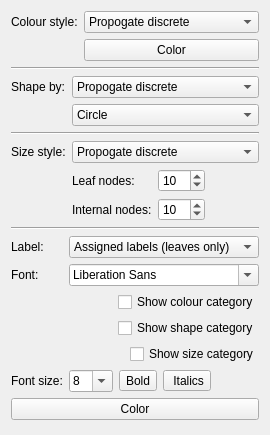
           <widget class="QWidget" name="pageNodeProp_2">
            <property name="geometry">
             <rect>
              <x>0</x>
              <y>0</y>
              <width>238</width>
              <height>435</height>
             </rect>
            </property>
            <attribute name="icon">
             <iconset resource="gui.qrc">
              <normaloff>:/icons/icons/bullet_black.png</normaloff>:/icons/icons/bullet_black.png</iconset>
            </attribute>
            <attribute name="label">
             <string>Node properties</string>
            </attribute>
            <attribute name="toolTip">
             <string>Set visual properties of nodes</string>
            </attribute>
            <layout class="QVBoxLayout" name="verticalLayout_20">
             <item>
              <layout class="QFormLayout" name="formLayout_17">
               <property name="fieldGrowthPolicy">
                <enum>QFormLayout::AllNonFixedFieldsGrow</enum>
               </property>
               <item row="0" column="0">
                <widget class="QLabel" name="label_45">
                 <property name="text">
                  <string>Colour style:</string>
                 </property>
                </widget>
               </item>
               <item row="0" column="1">
                <widget class="QComboBox" name="cboClusterTreeNodeColorStyle">
                 <property name="sizePolicy">
                  <sizepolicy hsizetype="Expanding" vsizetype="Fixed">
                   <horstretch>0</horstretch>
                   <verstretch>0</verstretch>
                  </sizepolicy>
                 </property>
                 <property name="currentIndex">
                  <number>2</number>
                 </property>
                 <item>
                  <property name="text">
                   <string>Single colour</string>
                  </property>
                 </item>
                 <item>
                  <property name="text">
                   <string>Propogate continuous</string>
                  </property>
                 </item>
                 <item>
                  <property name="text">
                   <string>Propogate discrete</string>
                  </property>
                 </item>
                 <item>
                  <property name="text">
                   <string>Propogate weighted</string>
                  </property>
                 </item>
                </widget>
               </item>
               <item row="1" column="1">
                <widget class="QtColorPicker" name="btnClusterTreeNodeColor">
                 <property name="text">
                  <string>Color</string>
                 </property>
                </widget>
               </item>
              </layout>
             </item>
             <item>
              <widget class="Line" name="line_17">
               <property name="orientation">
                <enum>Qt::Horizontal</enum>
               </property>
              </widget>
             </item>
             <item>
              <layout class="QFormLayout" name="formLayout_18">
               <item row="0" column="0">
                <widget class="QLabel" name="label_46">
                 <property name="text">
                  <string>Shape by:</string>
                 </property>
                </widget>
               </item>
               <item row="0" column="1">
                <widget class="QComboBox" name="cboClusterTreeNodeShapeStyle">
                 <property name="sizePolicy">
                  <sizepolicy hsizetype="Expanding" vsizetype="Fixed">
                   <horstretch>0</horstretch>
                   <verstretch>0</verstretch>
                  </sizepolicy>
                 </property>
                 <property name="currentIndex">
                  <number>0</number>
                 </property>
                 <item>
                  <property name="text">
                   <string>Propogate discrete</string>
                  </property>
                 </item>
                 <item>
                  <property name="text">
                   <string>Single shape</string>
                  </property>
                 </item>
                </widget>
               </item>
               <item row="1" column="1">
                <widget class="QComboBox" name="cboClusterTreeNodeShape">
                 <item>
                  <property name="text">
                   <string>Circle</string>
                  </property>
                 </item>
                 <item>
                  <property name="text">
                   <string>Square</string>
                  </property>
                 </item>
                 <item>
                  <property name="text">
                   <string>Triangle (up)</string>
                  </property>
                 </item>
                 <item>
                  <property name="text">
                   <string>Star (style 1)</string>
                  </property>
                 </item>
                 <item>
                  <property name="text">
                   <string>Star (style 2)</string>
                  </property>
                 </item>
                 <item>
                  <property name="text">
                   <string>Diamond</string>
                  </property>
                 </item>
                 <item>
                  <property name="text">
                   <string>Hexagon</string>
                  </property>
                 </item>
                 <item>
                  <property name="text">
                   <string>Cross</string>
                  </property>
                 </item>
                 <item>
                  <property name="text">
                   <string>Triangle (down)</string>
                  </property>
                 </item>
                 <item>
                  <property name="text">
                   <string>Triangle (left)</string>
                  </property>
                 </item>
                 <item>
                  <property name="text">
                   <string>Triangle (right)</string>
                  </property>
                 </item>
                 <item>
                  <property name="text">
                   <string>Horizontal line</string>
                  </property>
                 </item>
                 <item>
                  <property name="text">
                   <string>Vertical line</string>
                  </property>
                 </item>
                 <item>
                  <property name="text">
                   <string>Diagonal cross</string>
                  </property>
                 </item>
                </widget>
               </item>
              </layout>
             </item>
             <item>
              <widget class="Line" name="line_18">
               <property name="orientation">
                <enum>Qt::Horizontal</enum>
               </property>
              </widget>
             </item>
             <item>
              <layout class="QFormLayout" name="formLayout_19">
               <item row="0" column="0">
                <widget class="QLabel" name="label_47">
                 <property name="text">
                  <string>Size style:</string>
                 </property>
                </widget>
               </item>
               <item row="0" column="1">
                <widget class="QComboBox" name="cboClusterTreeNodeSizeStyle">
                 <property name="currentIndex">
                  <number>2</number>
                 </property>
                 <item>
                  <property name="text">
                   <string>Leaves only</string>
                  </property>
                 </item>
                 <item>
                  <property name="text">
                   <string>Propogate continuous</string>
                  </property>
                 </item>
                 <item>
                  <property name="text">
                   <string>Propogate discrete</string>
                  </property>
                 </item>
                 <item>
                  <property name="text">
                   <string>Propogate weighted</string>
                  </property>
                 </item>
                 <item>
                  <property name="text">
                   <string>Single size</string>
                  </property>
                 </item>
                </widget>
               </item>
               <item row="1" column="1">
                <layout class="QGridLayout" name="gridLayout_3">
                 <item row="0" column="0">
                  <widget class="QLabel" name="label_48">
                   <property name="text">
                    <string>Leaf nodes:</string>
                   </property>
                  </widget>
                 </item>
                 <item row="0" column="1">
                  <widget class="QSpinBox" name="spinClusterTreeLeafNodeSize">
                   <property name="sizePolicy">
                    <sizepolicy hsizetype="Preferred" vsizetype="Fixed">
                     <horstretch>0</horstretch>
                     <verstretch>0</verstretch>
                    </sizepolicy>
                   </property>
                   <property name="minimum">
                    <number>0</number>
                   </property>
                   <property name="maximum">
                    <number>100</number>
                   </property>
                   <property name="singleStep">
                    <number>1</number>
                   </property>
                   <property name="value">
                    <number>10</number>
                   </property>
                  </widget>
                 </item>
                 <item row="0" column="2">
                  <spacer name="horizontalSpacer_25">
                   <property name="orientation">
                    <enum>Qt::Horizontal</enum>
                   </property>
                   <property name="sizeHint" stdset="0">
                    <size>
                     <width>40</width>
                     <height>20</height>
                    </size>
                   </property>
                  </spacer>
                 </item>
                 <item row="1" column="0">
                  <widget class="QLabel" name="label_49">
                   <property name="text">
                    <string>Internal nodes:</string>
                   </property>
                  </widget>
                 </item>
                 <item row="1" column="1">
                  <widget class="QSpinBox" name="spinClusterTreeInternalNodeSize">
                   <property name="sizePolicy">
                    <sizepolicy hsizetype="Preferred" vsizetype="Fixed">
                     <horstretch>0</horstretch>
                     <verstretch>0</verstretch>
                    </sizepolicy>
                   </property>
                   <property name="minimum">
                    <number>0</number>
                   </property>
                   <property name="maximum">
                    <number>100</number>
                   </property>
                   <property name="singleStep">
                    <number>1</number>
                   </property>
                   <property name="value">
                    <number>10</number>
                   </property>
                  </widget>
                 </item>
                 <item row="1" column="2">
                  <spacer name="horizontalSpacer_26">
                   <property name="orientation">
                    <enum>Qt::Horizontal</enum>
                   </property>
                   <property name="sizeHint" stdset="0">
                    <size>
                     <width>40</width>
                     <height>20</height>
                    </size>
                   </property>
                  </spacer>
                 </item>
                </layout>
               </item>
              </layout>
             </item>
             <item>
              <widget class="Line" name="line_19">
               <property name="orientation">
                <enum>Qt::Horizontal</enum>
               </property>
              </widget>
             </item>
             <item>
              <layout class="QFormLayout" name="formLayout_20">
               <item row="0" column="0">
                <widget class="QLabel" name="label_50">
                 <property name="text">
                  <string>Label:</string>
                 </property>
                </widget>
               </item>
               <item row="0" column="1">
                <widget class="QComboBox" name="cboClusterTreeNodeLabel">
                 <property name="sizePolicy">
                  <sizepolicy hsizetype="Expanding" vsizetype="Fixed">
                   <horstretch>0</horstretch>
                   <verstretch>0</verstretch>
                  </sizepolicy>
                 </property>
                 <property name="currentIndex">
                  <number>2</number>
                 </property>
                 <item>
                  <property name="text">
                   <string>None</string>
                  </property>
                 </item>
                 <item>
                  <property name="text">
                   <string>Assigned labels</string>
                  </property>
                 </item>
                 <item>
                  <property name="text">
                   <string>Assigned labels (leaves only)</string>
                  </property>
                 </item>
                 <item>
                  <property name="text">
                   <string>Support values</string>
                  </property>
                 </item>
                 <item>
                  <property name="text">
                   <string>Consistency index</string>
                  </property>
                 </item>
                 <item>
                  <property name="text">
                   <string>Depth</string>
                  </property>
                 </item>
                 <item>
                  <property name="text">
                   <string>Height</string>
                  </property>
                 </item>
                 <item>
                  <property name="text">
                   <string>Distance to root</string>
                  </property>
                 </item>
                 <item>
                  <property name="text">
                   <string>Distance to closest leaf</string>
                  </property>
                 </item>
                 <item>
                  <property name="text">
                   <string>Distance to furthest leaf</string>
                  </property>
                 </item>
                 <item>
                  <property name="text">
                   <string>Distance to leaves (average)</string>
                  </property>
                 </item>
                </widget>
               </item>
               <item row="1" column="0">
                <widget class="QLabel" name="label_51">
                 <property name="text">
                  <string>Font:</string>
                 </property>
                </widget>
               </item>
               <item row="1" column="1">
                <widget class="QFontComboBox" name="cboClusterTreeNodeFont">
                 <property name="sizePolicy">
                  <sizepolicy hsizetype="Minimum" vsizetype="Fixed">
                   <horstretch>0</horstretch>
                   <verstretch>0</verstretch>
                  </sizepolicy>
                 </property>
                 <property name="minimumSize">
                  <size>
                   <width>40</width>
                   <height>0</height>
                  </size>
                 </property>
                </widget>
               </item>
               <item row="2" column="1">
                <layout class="QHBoxLayout" name="horizontalLayout_56">
                 <item>
                  <spacer name="horizontalSpacer_47">
                   <property name="orientation">
                    <enum>Qt::Horizontal</enum>
                   </property>
                   <property name="sizeHint" stdset="0">
                    <size>
                     <width>40</width>
                     <height>20</height>
                    </size>
                   </property>
                  </spacer>
                 </item>
                 <item>
                  <widget class="QCheckBox" name="chkClusterTreeShowColorCategory">
                   <property name="text">
                    <string>Show colour category</string>
                   </property>
                  </widget>
                 </item>
                </layout>
               </item>
               <item row="3" column="1">
                <layout class="QHBoxLayout" name="horizontalLayout_57">
                 <item>
                  <spacer name="horizontalSpacer_48">
                   <property name="orientation">
                    <enum>Qt::Horizontal</enum>
                   </property>
                   <property name="sizeHint" stdset="0">
                    <size>
                     <width>40</width>
                     <height>20</height>
                    </size>
                   </property>
                  </spacer>
                 </item>
                 <item>
                  <widget class="QCheckBox" name="chkClusterTreeShowShapeCategory">
                   <property name="text">
                    <string>Show shape category</string>
                   </property>
                  </widget>
                 </item>
                </layout>
               </item>
               <item row="4" column="1">
                <layout class="QHBoxLayout" name="horizontalLayout_58">
                 <item>
                  <spacer name="horizontalSpacer_49">
                   <property name="orientation">
                    <enum>Qt::Horizontal</enum>
                   </property>
                   <property name="sizeHint" stdset="0">
                    <size>
                     <width>40</width>
                     <height>20</height>
                    </size>
                   </property>
                  </spacer>
                 </item>
                 <item>
                  <widget class="QCheckBox" name="chkClusterTreeShowSizeCategory">
                   <property name="text">
                    <string>Show size category</string>
                   </property>
                  </widget>
                 </item>
                </layout>
               </item>
               <item row="5" column="0">
                <widget class="QLabel" name="label_52">
                 <property name="text">
                  <string>Font size:</string>
                 </property>
                </widget>
               </item>
               <item row="5" column="1">
                <layout class="QHBoxLayout" name="horizontalLayout_36">
                 <item>
                  <widget class="QComboBox" name="cboClusterTreeNodeFontSize">
                   <property name="minimumSize">
                    <size>
                     <width>40</width>
                     <height>0</height>
                    </size>
                   </property>
                   <property name="editable">
                    <bool>true</bool>
                   </property>
                   <property name="currentIndex">
                    <number>2</number>
                   </property>
                   <property name="minimumContentsLength">
                    <number>0</number>
                   </property>
                   <item>
                    <property name="text">
                     <string>6</string>
                    </property>
                   </item>
                   <item>
                    <property name="text">
                     <string>7</string>
                    </property>
                   </item>
                   <item>
                    <property name="text">
                     <string>8</string>
                    </property>
                   </item>
                   <item>
                    <property name="text">
                     <string>9</string>
                    </property>
                   </item>
                   <item>
                    <property name="text">
                     <string>10</string>
                    </property>
                   </item>
                   <item>
                    <property name="text">
                     <string>11</string>
                    </property>
                   </item>
                   <item>
                    <property name="text">
                     <string>12</string>
                    </property>
                   </item>
                   <item>
                    <property name="text">
                     <string>14</string>
                    </property>
                   </item>
                   <item>
                    <property name="text">
                     <string>16</string>
                    </property>
                   </item>
                   <item>
                    <property name="text">
                     <string>18</string>
                    </property>
                   </item>
                   <item>
                    <property name="text">
                     <string>20</string>
                    </property>
                   </item>
                   <item>
                    <property name="text">
                     <string>22</string>
                    </property>
                   </item>
                   <item>
                    <property name="text">
                     <string>24</string>
                    </property>
                   </item>
                   <item>
                    <property name="text">
                     <string>26</string>
                    </property>
                   </item>
                   <item>
                    <property name="text">
                     <string>28</string>
                    </property>
                   </item>
                   <item>
                    <property name="text">
                     <string>36</string>
                    </property>
                   </item>
                   <item>
                    <property name="text">
                     <string>48</string>
                    </property>
                   </item>
                   <item>
                    <property name="text">
                     <string>72</string>
                    </property>
                   </item>
                  </widget>
                 </item>
                 <item>
                  <widget class="QToolButton" name="tbClusterTreeNodeFontBold">
                   <property name="toolTip">
                    <string>Make text bold</string>
                   </property>
                   <property name="statusTip">
                    <string>Make text bold</string>
                   </property>
                   <property name="text">
                    <string>Bold</string>
                   </property>
                   <property name="icon">
                    <iconset resource="gui.qrc">
                     <normaloff>:/icons/icons/text_bold.png</normaloff>:/icons/icons/text_bold.png</iconset>
                   </property>
                   <property name="checkable">
                    <bool>true</bool>
                   </property>
                  </widget>
                 </item>
                 <item>
                  <widget class="QToolButton" name="tbClusterTreeNodeFontItalics">
                   <property name="toolTip">
                    <string>Make text talicised</string>
                   </property>
                   <property name="statusTip">
                    <string>Make text talicised</string>
                   </property>
                   <property name="text">
                    <string> Italics</string>
                   </property>
                   <property name="icon">
                    <iconset resource="gui.qrc">
                     <normaloff>:/icons/icons/text_italic.png</normaloff>:/icons/icons/text_italic.png</iconset>
                   </property>
                   <property name="checkable">
                    <bool>true</bool>
                   </property>
                  </widget>
                 </item>
                 <item>
                  <spacer name="horizontalSpacer_27">
                   <property name="orientation">
                    <enum>Qt::Horizontal</enum>
                   </property>
                   <property name="sizeHint" stdset="0">
                    <size>
                     <width>40</width>
                     <height>20</height>
                    </size>
                   </property>
                  </spacer>
                 </item>
                </layout>
               </item>
              </layout>
             </item>
             <item>
              <widget class="QtColorPicker" name="btnClusterTreeNodeLabelColor">
               <property name="text">
                <string>Color</string>
               </property>
              </widget>
             </item>
             <item>
              <spacer name="verticalSpacer_9">
               <property name="orientation">
                <enum>Qt::Vertical</enum>
               </property>
               <property name="sizeHint" stdset="0">
                <size>
                 <width>20</width>
                 <height>165</height>
                </size>
               </property>
              </spacer>
             </item>
            </layout>
           </widget>
